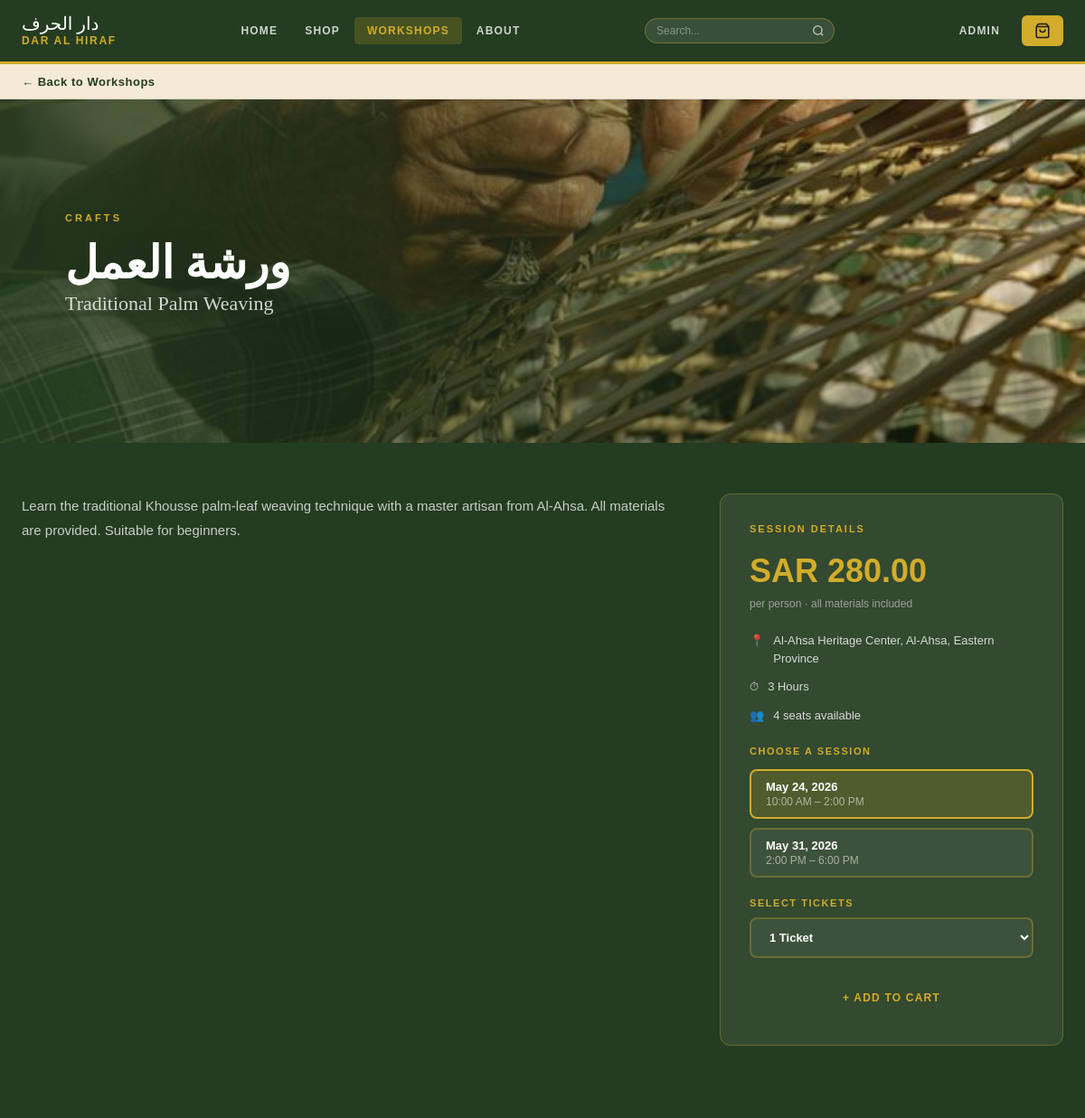
The app's page /dar-al-hrf/workshop.php?id=13 with its own data.
### tables this page shows
CREATE TABLE `products` (
  `pid` int(11) NOT NULL,
  `name` varchar(255) NOT NULL,
  `category` varchar(100) NOT NULL,
  `description` text DEFAULT NULL,
  `material` varchar(255) DEFAULT NULL,
  `price` decimal(10,2) NOT NULL,
  `artisan` varchar(255) NOT NULL,
  `image` varchar(500) NOT NULL,
  `quantity` int(11) DEFAULT NULL,
  `location` varchar(255) DEFAULT NULL,
  `duration` varchar(50) DEFAULT NULL,
  `sessions` text DEFAULT NULL,
  `seats` int(11) DEFAULT NULL,
  `admin_id` int(11) DEFAULT NULL,
  `slots_json` text DEFAULT NULL
);

### dar-al-hrf/workshop.php (the view, shortened to what this page needs)
<?php
require 'db.php';
$wid = isset($_GET['id']) ? trim($_GET['id']) : '';
if (empty($wid)) {
    $workshopNotFound = true;
} else {
    $stmt = $pdo->prepare("SELECT * FROM products WHERE pid = ? AND category = 'Workshop'");
    $stmt->execute([$wid]);
    $product = $stmt->fetch();
    if (!$product) {
        $workshopNotFound = true;
    } else {
        $workshopNotFound = false;
        $seatsAvailable = isset($product['quantity']) ? (int)$product['quantity'] : 0;
        $isSoldOut = ($seatsAvailable <= 0);
        if (!empty($product['slots_json'])) {
            $slots = json_decode($product['slots_json'], true);
        } else {
            $slots = [
                ['date' => 'May 24, 2026', 'time' => '10:00 AM – 2:00 PM'],
                ['date' => 'May 31, 2026', 'time' => '2:00 PM – 6:00 PM']
            ];
        }
    }
}
?>
<!DOCTYPE html>
<html lang="en">
<head>
  <link rel="stylesheet" href="style.css"/>
</head>
<body>
<nav class="navbar" aria-label="Main navigation">
  <div class="navbar-inner">
    <a href="index.php" class="navbar-logo">
      <span class="logo-ar" lang="ar">دار الحرف</span>
      <span class="logo-en">Dar Al Hiraf</span>
    </a>
    <div class="navbar-nav">
      <a href="index.php">Home</a>
      <a href="shop.php">Shop</a>
      <a href="workshops.php" class="active">Workshops</a>
      <a href="about.html">About</a>
    </div>
    <form class="navbar-search" onsubmit="event.preventDefault();var v=this.querySelector('input').value.trim();if(v)window.location.href='search.html?q='+encodeURIComponent(v);" role="search">
      <input class="navbar-search-input" type="search" placeholder="Search..." aria-label="Search">
      <button class="navbar-search-btn" type="submit" aria-label="Search">
        <svg viewBox="0 0 24 24"><circle cx="11" cy="11" r="8"/><line x1="21" y1="21" x2="16.65" y2="16.65"/></svg>
      </button>
    </form>
    <div class="navbar-right">
      <a id="adminNavLink" href="admin-login.php" class="navbar-admin-link">Admin</a>
      <a href="checkout.php" class="navbar-cart-btn" id="cartBtn" aria-label="View cart">
        <svg viewBox="0 0 24 24" aria-hidden="true" width="18" height="18" stroke="#1a1a1a" fill="none" stroke-width="2"><path d="M6 2L3 6v14a2 2 0 002 2h14a2 2 0 002-2V6l-3-4z"/><line x1="3" y1="6" x2="21" y2="6"/><path d="M16 10a4 4 0 01-8 0"/></svg>
      </a>
    </div>
  </div>
</nav>
<main id="main-content">
  <div class="back-bar"><div class="container"><a href="workshops.php" class="back-link">&#8592; Back to Workshops</a></div></div>
  <?php if ($workshopNotFound): ?>
  <div id="not-found">
    <h2 style="color:var(--white);margin-bottom:12px;">Workshop Not Found</h2>
    <a href="workshops.php" class="btn btn-gold">View All Workshops</a>
  </div>
  <?php else: ?>
  <div class="workshop-detail-hero">
    <img src="<?php echo htmlspecialchars($product['image']); ?>" alt=""/>
    <div class="hero-overlay"></div>
    <div class="hero-content">
      <p class="hero-eyebrow"><?php echo htmlspecialchars(strtoupper($product['material'] ?? 'Crafts')); ?></p>
      <h1 class="hero-title-ar" lang="ar"><?php echo htmlspecialchars($product['name_ar'] ?? 'ورشة العمل'); ?></h1>
      <p class="hero-title-en"><?php echo htmlspecialchars($product['name']); ?></p>
    </div>
  </div>
  <div class="wd-wrap">
    <div class="container">
      <div class="wd-grid">
        <div>
          <p class="wd-desc"><?php echo nl2br(htmlspecialchars($product['description'])); ?></p>
        </div>
        <form method="POST" action="" class="wd-card">
          <p class="wd-card-title">Session Details</p>
          <div class="wd-price-big">SAR <?php echo number_format($product['price'], 2); ?></div>
          <p class="wd-price-sub">per person · all materials included</p>
          <div class="wd-detail-row"><span>📍</span><span><?php echo htmlspecialchars($product['location'] ?? 'Dar Al Hiraf Studio'); ?></span></div>
          <div class="wd-detail-row"><span>⏱</span><span><?php echo htmlspecialchars($product['duration'] ?? 'Flexible hours'); ?></span></div>
          <div class="wd-detail-row"><span>👥</span><span><?php echo $isSoldOut ? 'Sold Out' : $seatsAvailable . ' seats available'; ?></span></div>
          <p class="wd-slots-title">Choose a Session</p>
          <div class="slot-grid">
            <?php foreach ($slots as $index => $slot): ?>
              <label class="slot-lbl">
                <div class="slot-box">
                  <span class="slot-date"><?php echo htmlspecialchars($slot['date']); ?></span>
                  <span class="slot-time"><?php echo htmlspecialchars($slot['time']); ?></span>
                </div>
              </label>
            <?php endforeach; ?>
          </div>
          <?php if(!$isSoldOut): ?>
            <div style="margin-bottom: 24px;">
              <p class="wd-slots-title" style="margin: 0 0 10px 0;">Select Tickets</p>
              <select name="quantity" style="width:100%; padding:12px 16px; background:rgba(255,255,255,.05); border:2px solid rgba(210,172,43,.3); border-radius:8px; color:var(--white); font-size:13px; font-weight: 600; outline:none; cursor:pointer;">
                <?php
                  $maxTickets = min($seatsAvailable, 10);
                  for($i = 1; $i <= $maxTickets; $i++):
                ?>
                  <option value="<?php echo $i; ?>" style="background: rgb(26, 43, 24);"><?php echo $i; ?> Ticket<?php echo $i > 1 ? 's' : ''; ?></option>
                <?php endfor; ?>
              </select>
            </div>
          <?php endif; ?>
          <?php if($isSoldOut): ?>
            <button type="button" class="btn btn-gold btn-disabled" style="width:100%; border:none; padding:14px;" disabled>Sold Out</button>
          <?php else: ?>
            <button type="submit" class="btn btn-outline-gold" style="width:100%; border:none; padding:13px; cursor:pointer;" onclick="document.getElementById('action-type').value='cart';">+ Add to Cart</button>
          <?php endif; ?>
        </form>
      </div>
    </div>
  </div>
  <?php endif; ?>
</main>
</body>
</html>

### dar-al-hrf/workshop.php (style rules this page uses)
.workshop-detail-hero { height: 380px; position:relative; overflow:hidden; }
.workshop-detail-hero img { width:100%; height:100%; object-fit:cover; }
.workshop-detail-hero .hero-overlay { position:absolute;inset:0;background:linear-gradient(to right,rgba(36,60,33,.85) 0%,rgba(36,60,33,.4) 60%,transparent 100%); }
.workshop-detail-hero .hero-content { position:absolute;top:0;left:0;bottom:0;display:flex;flex-direction:column;justify-content:center;padding:0 72px;max-width:620px; }
.wd-wrap { padding: 56px 0 80px; background: var(--green); }
.wd-grid { display:grid; grid-template-columns:1fr 380px; gap:48px; align-items:start; }
.wd-card { background:rgba(255,255,255,.07); border:1px solid rgba(210,172,43,.3); border-radius:12px; padding:32px; position:sticky; top:90px; }
.wd-card-title { font-size:11px;font-weight:700;letter-spacing:.18em;text-transform:uppercase;color:var(--gold);margin-bottom:20px; }
.wd-price-big { font-size:36px;font-weight:800;color:var(--gold);margin-bottom:8px; }
.wd-price-sub { font-size:12px;color:rgba(255,255,255,.5);margin-bottom:24px; }
.wd-detail-row { display:flex;align-items:flex-start;gap:10px;font-size:13px;color:rgba(255,255,255,.8);margin-bottom:12px;line-height:1.5; }
.wd-slots-title { font-size:11px;font-weight:700;letter-spacing:.14em;text-transform:uppercase;color:var(--gold);margin:24px 0 14px; }
.slot-grid { display:flex;flex-direction:column;gap:10px;margin-bottom:22px; }
.slot-lbl { cursor:pointer; position: relative; display: block; }
.slot-lbl input[type=radio]:checked + .slot-box { border-color:var(--gold);background:rgba(210,172,43,.18); }
.slot-box { display:flex;flex-direction:column;padding:10px 16px;border:2px solid rgba(210,172,43,.3);border-radius:8px;background:rgba(255,255,255,.05);transition:all .2s; }
.slot-date { font-size:13px;font-weight:700;color:var(--white);margin-bottom:2px; }
.slot-time { font-size:12px;color:rgba(255,255,255,.55); }
.wd-desc { font-size:15px;color:rgba(255,255,255,.75);line-height:1.8;margin-bottom:28px; }

### records on screen
products: image (picture), material "CRAFTS", name "Traditional Palm Weaving", description "Learn the traditional Khousse palm-leaf weaving technique with a master artisan from Al-Ahsa. All materials are provided. Suitable for beginners.", price "280.00", location "Al-Ahsa Heritage Center, Al-Ahsa, Eastern Province", duration "3 Hours", quantity "4"

### other values on screen
$product['name_ar'] "ورشة العمل"
$slot['date'] "May 24, 2026"
$slot['time'] "10:00 AM – 2:00 PM"
$slot['date'] "May 31, 2026"
$slot['time'] "2:00 PM – 6:00 PM"
form field quantity "1 Ticket"
